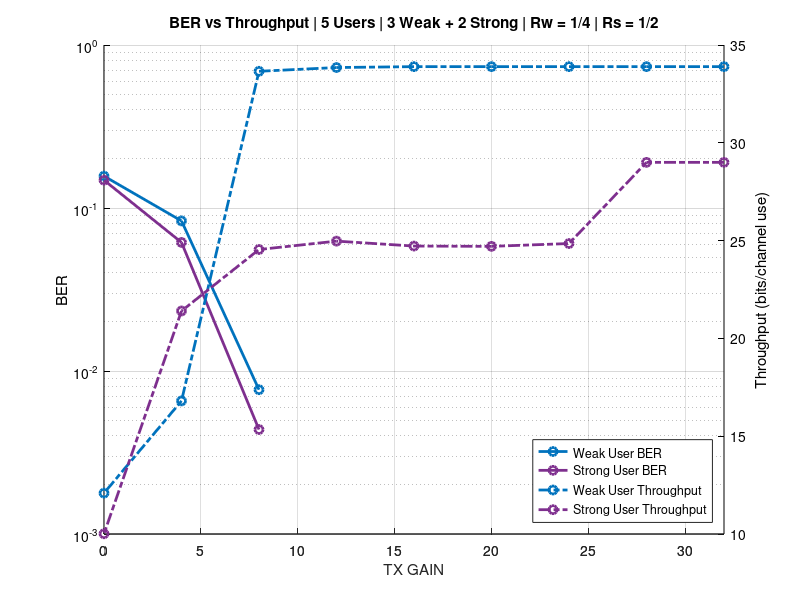

This figure's MATLAB source:
clear all; close all; clc;

P_tx = 32:-4:0

user_1_ber = [0 0 0 0 0 0 0.00767857142857 0.0833531746032 0.156944444444];
user_4_ber = [0 0 0 0 0 0 0.004375 0.0614821428571 0.148178571429];

user_1_thr = [33.8937457969 33.8937457969 33.8937457969 33.8937457969 33.8937457969 33.8482202821 33.6561238223 16.8048204159 12.0889348501];
user_4_thr = [29.0005178664 29.0005178664 24.8498431197 24.7058823529 24.7207207207 24.972972973 24.5440251572 21.402461258 10.0122222222];

figure(1)
grid on; hold on;
color = get (gca, "ColorOrder");

[hax, a1, b1] = plotyy (P_tx, user_1_ber, P_tx, user_1_thr,@semilogy,@plot);
[~, a4, b4] = plotyy (P_tx, user_4_ber, P_tx, user_4_thr,@semilogy,@plot);


%set ([a1, b1], "marker", "o", 'LineWidth',2, "color", color(1,:));
% Color Style by User
set ([a1, b1], "marker", "o", 'LineWidth',2, "color", color(1,:));
set ([a4, b4], "marker", "o", 'LineWidth',2, "color", color(4,:));

% Line Style by metric
set ([a1, a4], "linestyle", "-");
set ([b1, b4], "linestyle", "-.");

set(hax,{'ycolor'},{'k';'k'})
grid on;
xlabel (hax(1), "xlabel");
ylabel (hax(1), "BER");
ylabel (hax(2), "Throughput (bits/channel use)");

xlabel('TX GAIN');
hleg1 = legend('Weak User BER','Strong User BER','Weak User Throughput','Strong User Throughput',"location", "southeast");
title (hax(2), 'BER vs Throughput | 5 Users | 3 Weak + 2 Strong | Rw = 1/4 | Rs = 1/2');

